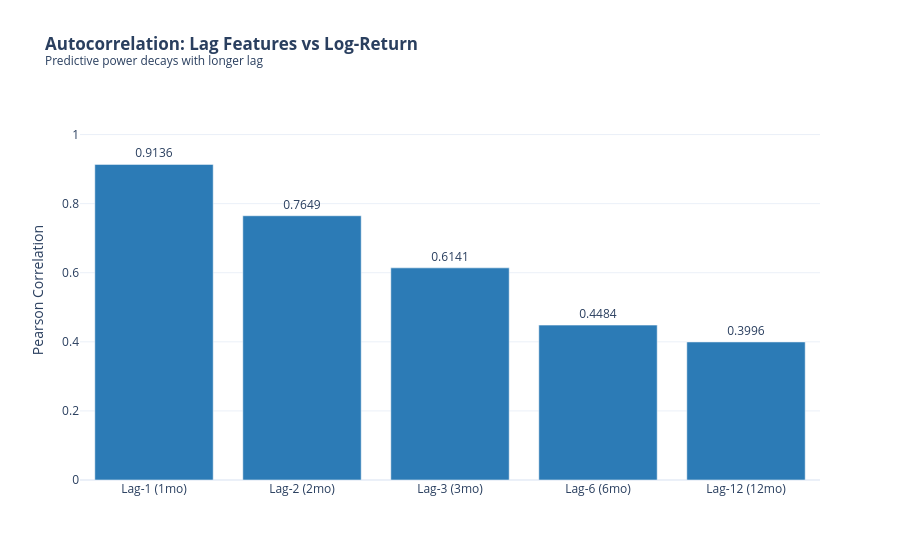

Notebook source saved alongside this figure:
### Markdown cell above
### 5.4 Lag Autocorrelation Decay

### Code cell
lag_labels = ["Lag-1 (1mo)", "Lag-2 (2mo)", "Lag-3 (3mo)", "Lag-6 (6mo)", "Lag-12 (12mo)"]
corrs = [combined_df["log_return"].corr(combined_df[f"lag_{p}"]) for p in LAG_PERIODS]

fig = go.Figure(go.Bar(
    x=lag_labels, y=corrs,
    marker_color=[BLUE if c >= 0 else ORANGE for c in corrs],
    text=[f"{v:.4f}" for v in corrs], textposition="outside",
    hovertemplate="%{x}<br>Correlation: %{y:.4f}<extra></extra>"
))
fig.update_layout(
    title="<b>Autocorrelation: Lag Features vs Log-Return</b><br><sup>Predictive power decays with longer lag</sup>",
    yaxis_title="Pearson Correlation", yaxis=dict(range=[0, 1.1]),
    template="plotly_white"
)
fig.show()

### Figure 1 — Plotly figure (JSON) as saved in the notebook; plotly's stock layout.template omitted (floating-point values rounded to 4 significant figures)
{"data": [{"hovertemplate": "%{x}<br>Correlation: %{y:.4f}<extra></extra>", "marker": {"color": ["#2C7BB6", "#2C7BB6", "#2C7BB6", "#2C7BB6", "#2C7BB6"]}, "text": ["0.9136", "0.7649", "0.6141", "0.4484", "0.3996"], "textposition": "outside", "type": "bar", "x": ["Lag-1 (1mo)", "Lag-2 (2mo)", "Lag-3 (3mo)", "Lag-6 (6mo)", "Lag-12 (12mo)"], "y": [0.9136, 0.7649, 0.6141, 0.4484, 0.3996]}], "layout": {"title": {"text": "<b>Autocorrelation: Lag Features vs Log-Return</b><br><sup>Predictive power decays with longer lag</sup>"}, "yaxis": {"range": [0, 1.1], "title": {"text": "Pearson Correlation"}}}}
